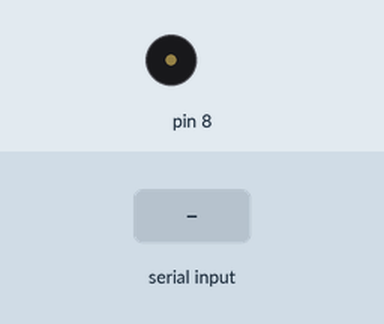
Recording of a sketch running on a simulated Arduino Uno, built with avr-gcc and run on an emulated ATmega328P. Parts: buzzer (waves = sounding). Inputs (shaded band) come from the test bench.

Above: at 1.2 s.
1.3 s: "1" received over Serial
At 1.4 s:
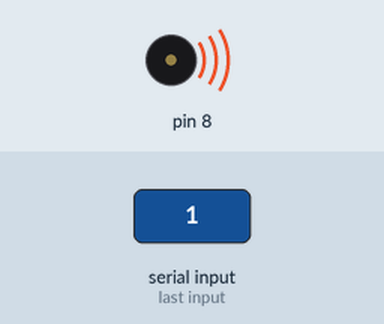
Timing chart, 0 to 4.3 s (numbered marks = the images above; inputs shaded):
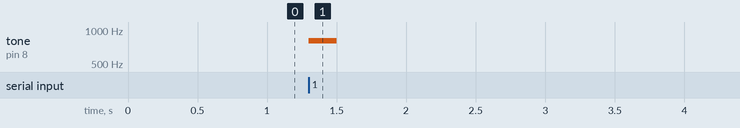

The sketch:

week03_7_arduino_serial_read_tone.ino
```cpp
//week03_7_arduino_serial_read_tone
void setup() {
  // put your setup code here, to run once:
  Serial.begin(9600);
}

void serialEvent(){
  while(Serial.available()) {
    Serial.read();
    tone(8,800,200);
  }
}
void loop() {
  // put your main code here, to run repeatedly:

}
```

Measured:
- after the input at 1.3 s, tone on pin 8: silent → 800 Hz at once, → silent 0.20 s later
